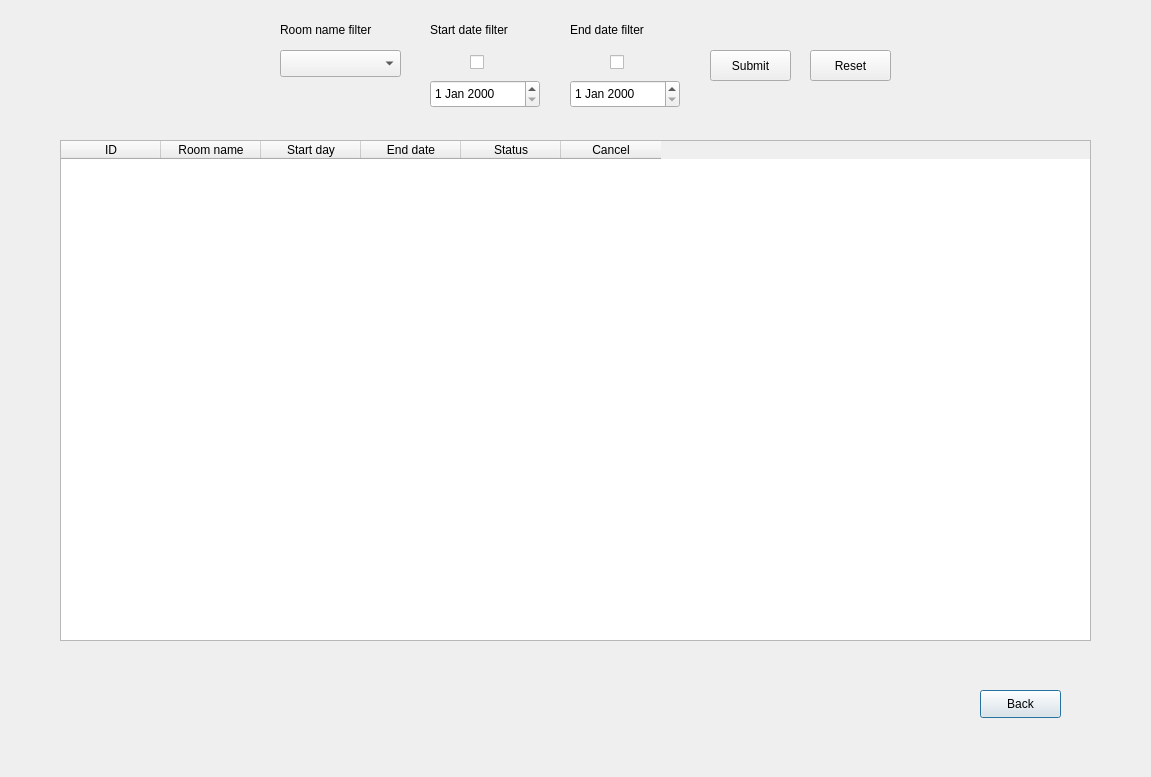
<?xml version="1.0" encoding="UTF-8"?>
<ui version="4.0">
 <class>showUserReservations</class>
 <widget class="QDialog" name="showUserReservations">
  <property name="geometry">
   <rect>
    <x>0</x>
    <y>0</y>
    <width>1151</width>
    <height>777</height>
   </rect>
  </property>
  <property name="windowTitle">
   <string>Dialog</string>
  </property>
  <widget class="QPushButton" name="back">
   <property name="geometry">
    <rect>
     <x>980</x>
     <y>690</y>
     <width>81</width>
     <height>28</height>
    </rect>
   </property>
   <property name="text">
    <string>Back</string>
   </property>
  </widget>
  <widget class="QTableWidget" name="tableWidget">
   <property name="geometry">
    <rect>
     <x>60</x>
     <y>140</y>
     <width>1031</width>
     <height>501</height>
    </rect>
   </property>
   <property name="editTriggers">
    <set>QAbstractItemView::EditTrigger::NoEditTriggers</set>
   </property>
   <column>
    <property name="text">
     <string>ID</string>
    </property>
   </column>
   <column>
    <property name="text">
     <string>Room name</string>
    </property>
   </column>
   <column>
    <property name="text">
     <string>Start day</string>
    </property>
   </column>
   <column>
    <property name="text">
     <string>End date</string>
    </property>
   </column>
   <column>
    <property name="text">
     <string>Status</string>
    </property>
   </column>
   <column>
    <property name="text">
     <string>Cancel</string>
    </property>
   </column>
  </widget>
  <widget class="QLabel" name="label_5">
   <property name="geometry">
    <rect>
     <x>430</x>
     <y>20</y>
     <width>111</width>
     <height>19</height>
    </rect>
   </property>
   <property name="text">
    <string>Start date filter</string>
   </property>
  </widget>
  <widget class="QCheckBox" name="checkBox_start_day">
   <property name="geometry">
    <rect>
     <x>470</x>
     <y>50</y>
     <width>87</width>
     <height>25</height>
    </rect>
   </property>
   <property name="text">
    <string/>
   </property>
  </widget>
  <widget class="QDateEdit" name="start_day_filter">
   <property name="geometry">
    <rect>
     <x>430</x>
     <y>80</y>
     <width>110</width>
     <height>28</height>
    </rect>
   </property>
  </widget>
  <widget class="QComboBox" name="room_filter">
   <property name="geometry">
    <rect>
     <x>280</x>
     <y>50</y>
     <width>121</width>
     <height>27</height>
    </rect>
   </property>
  </widget>
  <widget class="QLabel" name="label">
   <property name="geometry">
    <rect>
     <x>280</x>
     <y>20</y>
     <width>111</width>
     <height>19</height>
    </rect>
   </property>
   <property name="text">
    <string>Room name filter</string>
   </property>
  </widget>
  <widget class="QLabel" name="label_6">
   <property name="geometry">
    <rect>
     <x>570</x>
     <y>20</y>
     <width>111</width>
     <height>19</height>
    </rect>
   </property>
   <property name="text">
    <string>End date filter</string>
   </property>
  </widget>
  <widget class="QCheckBox" name="checkBox_end_day">
   <property name="geometry">
    <rect>
     <x>610</x>
     <y>50</y>
     <width>87</width>
     <height>25</height>
    </rect>
   </property>
   <property name="text">
    <string/>
   </property>
  </widget>
  <widget class="QPushButton" name="reset_button">
   <property name="geometry">
    <rect>
     <x>810</x>
     <y>50</y>
     <width>81</width>
     <height>31</height>
    </rect>
   </property>
   <property name="text">
    <string>Reset</string>
   </property>
  </widget>
  <widget class="QPushButton" name="submit_button">
   <property name="geometry">
    <rect>
     <x>710</x>
     <y>50</y>
     <width>81</width>
     <height>31</height>
    </rect>
   </property>
   <property name="text">
    <string>Submit</string>
   </property>
  </widget>
  <widget class="QDateEdit" name="end_date_filter">
   <property name="geometry">
    <rect>
     <x>570</x>
     <y>80</y>
     <width>110</width>
     <height>28</height>
    </rect>
   </property>
  </widget>
 </widget>
 <resources/>
 <connections/>
</ui>
